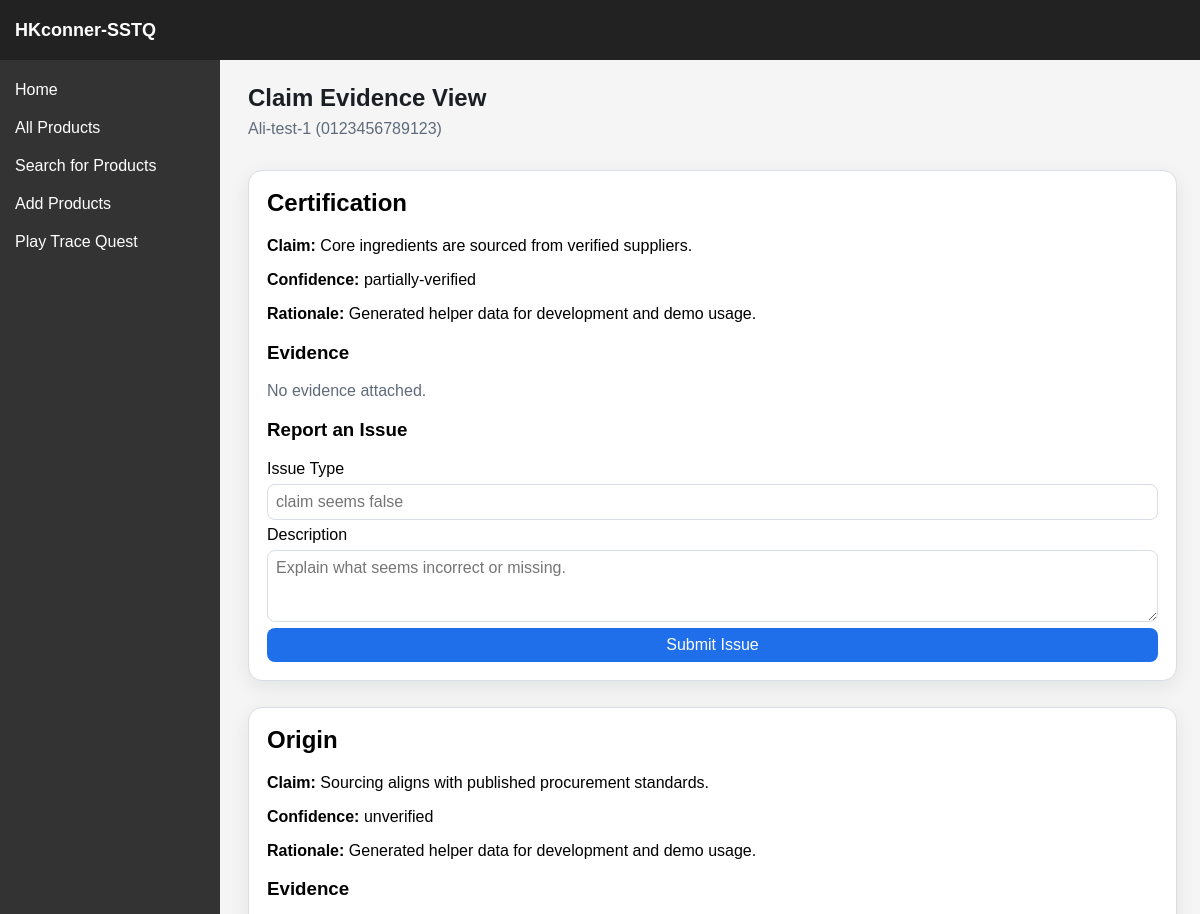
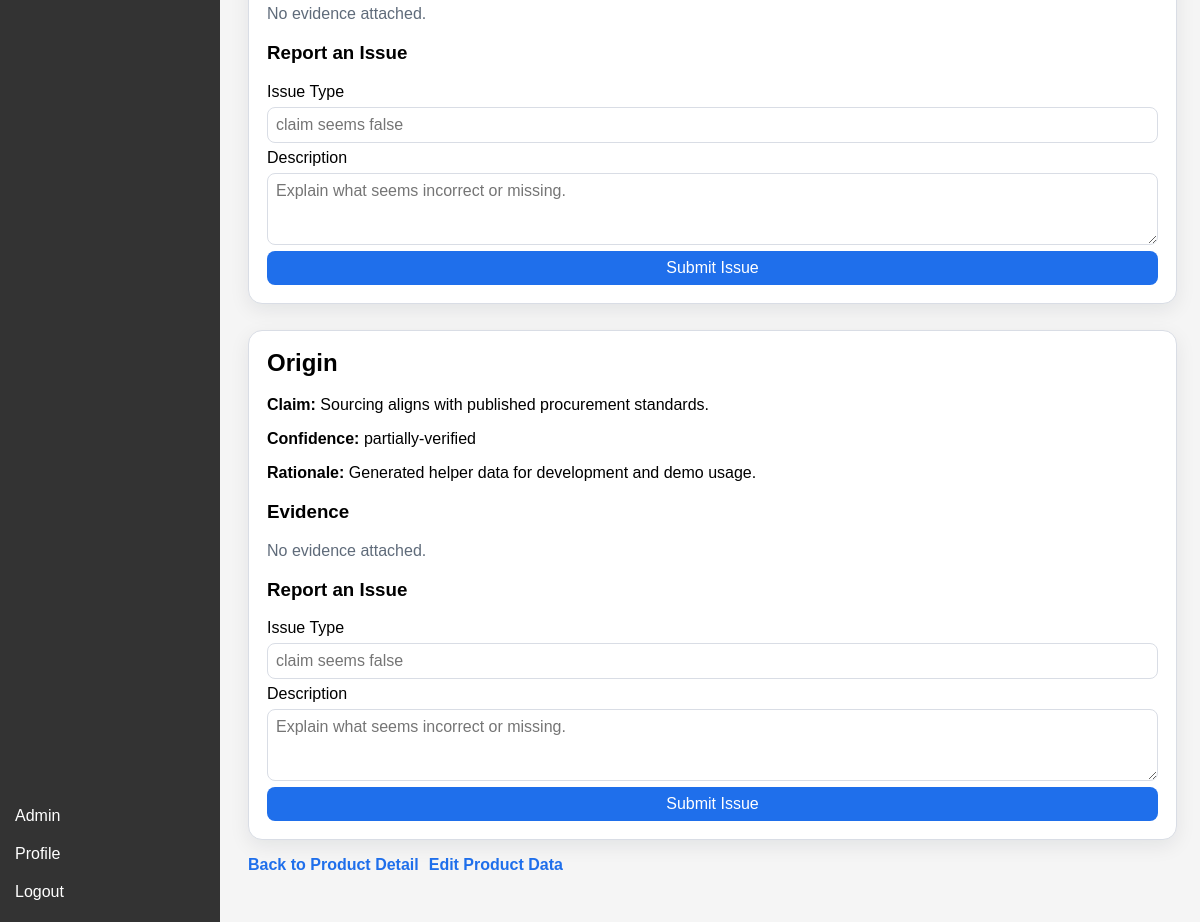
Page /product/evidence/0123456789123 (signed in) on the committed database (2 pictures, top to bottom).
### sstq/models.py (models this page shows, shortened)
class Product(db.Model):
    __tablename__ = "products"
    barcode = db.Column(db.String(32), primary_key=True)
    name = db.Column(db.String(128), nullable=False)
    category = db.Column(db.String(128), nullable=False)
    brand = db.Column(db.String(128), nullable=False)
    description = db.Column(db.String(512), nullable=False)
    image = db.Column(db.String(256), nullable=True)

class Claim(db.Model):
    __tablename__ = "claims"
    claim_id = db.Column(db.Integer, primary_key=True)
    product_barcode = db.Column(db.String(32), db.ForeignKey("products.barcode"), nullable=False)
    claim_type = db.Column(db.String(64), nullable=False)
    claim_text = db.Column(db.String(512), nullable=False)
    confidence_label = db.Column(db.String(64), nullable=True) # verified, partially-verified or unverified
    rationale = db.Column(db.String(512), nullable=True)
    product = db.relationship("Product", backref="claims")

### sstq/routes/product.py (the view)
@product_bp.route("/product/evidence/<barcode>", methods=["GET"])
@login_required
def product_evidence(barcode):
    product = db.session.get(Product, barcode)
    if not product:
        flash("Product not found.", "error")
        return redirect(url_for("product.product"))
    claims = sorted(product.claims, key=lambda c: c.claim_id)
    return render_template("product_evidence.html", product=product, claims=claims)

### sstq/models.py (called while the page is built)
    @property
    def is_verifier(self):
        return self.role == "verifier"

    @property
    def is_admin(self):
        return self.role == "admin"

### sstq/routes/auth.py (called while the page is built)
@login_manager.user_loader
def load_user(user_id):
    return db.session.get(User, int(user_id))

### sstq/templates/product_evidence.html (shortened to what this page needs)
{% extends "base.html" %}
{% block custom_css %}<link rel="stylesheet" href="{{ url_for('static', filename='css/product_detail.css') }}">{% endblock %}
{% block content %}
<section class="product-page">
    <h1>Claim Evidence View</h1>
    <p class="page-subtitle">{{ product.name }} ({{ product.barcode }})</p>
    {% if claims %}
        <div class="list-wrapper">
            {% for claim in claims %}
                <article class="content-card" id="claim-{{ claim.claim_id }}">
                    <h2>{{ claim.claim_type }}</h2>
                    <p><strong>Claim:</strong> {{ claim.claim_text }}</p>
                    <p><strong>Confidence:</strong> {{ claim.confidence_label or "No label" }}</p>
                    {% if claim.rationale %}
                        <p><strong>Rationale:</strong> {{ claim.rationale }}</p>
                    {% endif %}
                    <h3>Evidence</h3>
                    {% if claim.evidence %}
                        <div class="list-wrapper">
                            {% for evidence in claim.evidence %}
                                <article class="list-item">
                                    <p><strong>Type:</strong> {{ evidence.evidence_type }}</p>
                                    <p><strong>Issuer:</strong> {{ evidence.issuer or "-" }}</p>
                                    <p><strong>Date:</strong> {{ evidence.date.date() if evidence.date else "-" }}</p>
                                    {% if evidence.summary %}
                                        <p><strong>Summary:</strong> {{ evidence.summary }}</p>
                                    {% endif %}
                                    {% if evidence.file_reference %}
                                        <p><strong>File:</strong> {{ evidence.file_reference }}</p>
                                    {% endif %}
                                </article>
                            {% endfor %}
                        </div>
                    {% else %}
                        <p class="empty-text">No evidence attached.</p>
                    {% endif %}
                    <h3>Report an Issue</h3>
                    <form method="POST" action="{{ url_for('product.report_issue', claim_id=claim.claim_id) }}" class="report-form">
                        <label for="issue-type-{{ claim.claim_id }}">Issue Type</label>
                        <input id="issue-type-{{ claim.claim_id }}" name="issue_type" placeholder="claim seems false" required>
                        <label for="issue-desc-{{ claim.claim_id }}">Description</label>
                        <textarea id="issue-desc-{{ claim.claim_id }}" name="description" rows="3" placeholder="Explain what seems incorrect or missing." required></textarea>
                        <button type="submit">Submit Issue</button>
                    </form>
                </article>
            {% endfor %}
        </div>
    {% else %}
        <p class="empty-text">No claims found for this product.</p>
    {% endif %}
    <div class="page-actions">
        <a class="action-link" href="{{ url_for('product.product_detail', barcode=product.barcode) }}">Back to Product Detail</a>
        {% if current_user.is_authenticated and (current_user.is_verifier or current_user.is_admin) %}
            <a class="action-link" href="{{ url_for('product.product_edit', barcode=product.barcode) }}">Edit Product Data</a>
        {% endif %}
    </div>
</section>
{% endblock %}

### sstq/templates/base.html (shortened to what this page needs)
<!DOCTYPE html>
<html lang="en">
<head>
    <link rel="stylesheet" href="{{ url_for('static', filename='css/base.css') }}">
    {% block custom_css %}{% endblock %}
</head>
<body>
    <div class="container">
        <div class="header">
            <div class="logo">
                <a href="{{ url_for('home.home') }}">HKconner-SSTQ</a>
            </div>
        </div>
        <div class="sidebar">
            <div class="sidebar-top">
                <a href="{{ url_for('home.home') }}">Home</a>
                <a href="{{ url_for('product.product') }}">All Products</a>
                <a href="{{ url_for('scan.scan') }}">Search for Products</a>
                {% if current_user.is_authenticated %}
                    {% if current_user.is_verifier or current_user.is_admin %}
                        <a href="{{ url_for('product.product_add') }}">Add Products</a>
                    {% endif %}
                {% endif %}
                <a href="{{ url_for('tracequest.tracequest') }}">Play Trace Quest</a>
            </div>
            <div class="sidebar-middle"></div>
            <div class="sidebar-bottom">
                {% if current_user.is_authenticated %}
                    {% if current_user.is_admin or current_user.is_verifier %}
                        <a href="{{ url_for('admin.admin') }}">Admin</a>
                    {% endif %}
                    <a href="{{ url_for('profile.profile') }}">Profile</a>
                    <a href="{{ url_for('auth.logout') }}">Logout</a>
                {% else %}
                    <a href="{{ url_for('auth.login') }}">Login</a>
                {% endif %}
            </div>
        </div>
        <div class="content">
            {% block content %}{% endblock %}
        </div>
    </div>
</body>
</html>

### sstq/static/css/base.css (style rules this page uses)
* { box-sizing: border-box; }
body { margin: 0; font-family: Arial, sans-serif; min-height: 100vh; }
.container { display: grid; grid-template-columns: 220px 1fr; grid-template-rows: 60px minmax(0, 1fr); min-height: 100vh; }
.header { grid-column: 1 / 3; display: flex; align-items: center; background-color: #222; color: white; padding: 0 15px; min-height: 60px; }
.logo { margin-right: 20px; }
.logo a { color: white; text-decoration: none; font-weight: bold; font-size: 18px; }
.sidebar { background-color: #333; color: white; padding: 15px; display: flex; flex-direction: column; }
.sidebar-top { display: flex; flex-direction: column; gap: 8px; }
.sidebar-middle { flex-grow: 1; }
.sidebar-bottom { display: flex; flex-direction: column; gap: 8px; }
.sidebar a { display: block; color: white; text-decoration: none; padding: 6px 0; }
.content { padding-left: 20px; padding-right: 15px; overflow-y: auto; background-color: #f5f5f5; }

### sstq/static/css/product_detail.css (style rules this page uses)
:root { --card-bg: #ffffff; --border-color: #d9dde5; --text-main: #1b1f24; --text-muted: #5f6b7a; --accent: #1f6feb; --accent-hover: #195bcc; }
.product-page { max-width: 980px; margin: 24px auto; padding: 0 8px 24px; }
.product-page h1 { color: var(--text-main); margin-bottom: 18px; }
.page-subtitle { margin-top: -10px; color: var(--text-muted); }
.product-card, .content-card { background: var(--card-bg); border: 1px solid var(--border-color); border-radius: 14px; padding: 18px; box-shadow: 0 6px 20px rgba(16, 24, 40, 0.08); }
.content-card { margin-top: 16px; }
.content-card h2 { margin-top: 0; }
.list-wrapper { display: grid; gap: 10px; }
.empty-text { margin: 0; color: var(--text-muted); }
.report-form { margin-top: 10px; display: grid; gap: 6px; }
.report-form input, .report-form textarea, .report-form button { border: 1px solid var(--border-color); border-radius: 8px; padding: 8px; font: inherit; }
.report-form button { background: var(--accent); color: #fff; border: 0; cursor: pointer; }
.page-actions { margin-top: 16px; display: flex; align-items: center; gap: 10px; flex-wrap: wrap; }
.action-link { color: var(--accent); text-decoration: none; font-weight: 600; }

### rows in the picture
Product: name "Ali-test-1", barcode "0123456789123"
Claim: claim_type "Certification", claim_text "Core ingredients are sourced from verified suppliers.", confidence_label "partially-verified", rationale "Generated helper data for development and demo usage.", description "Explain what seems incorrect or missing."
Claim: claim_type "Origin", claim_text "Sourcing aligns with published procurement standards.", confidence_label "unverified", rationale "Generated helper data for development and demo usage.", description "Explain what seems incorrect or missing."
Claim: claim_type "Origin", claim_text "Sourcing aligns with published procurement standards.", confidence_label "partially-verified", rationale "Generated helper data for development and demo usage.", description "Explain what seems incorrect or missing."
